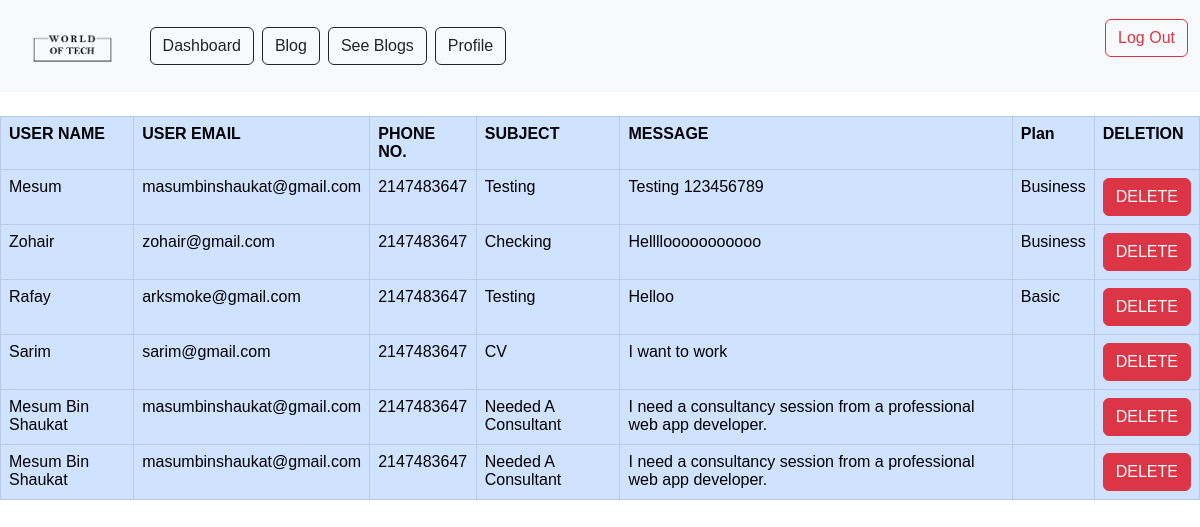
The app's page /admin/admin_dashboard.php (signed in) with its own data.
### tables this page shows
CREATE TABLE `user_contact_details` (
  `id` int(11) NOT NULL,
  `user_name` varchar(120) NOT NULL,
  `user_email` varchar(240) NOT NULL,
  `phone_number` int(20) NOT NULL,
  `subject` varchar(120) NOT NULL,
  `message` text NOT NULL,
  `plan` varchar(25) DEFAULT NULL
);

### admin/admin_dashboard.php (the view, shortened to what this page needs)
<?php
include('../connection.php');
$select_query = "SELECT * FROM `user_contact_details`";
$select_query_run = mysqli_query($conn, $select_query);
?>
<head>
    <link href="https://cdn.jsdelivr.net/npm/bootstrap@5.2.3/dist/css/bootstrap.min.css" rel="stylesheet"
>
</head>
<body>
    <section>
    </section>
    <br>
    <table class="table table-primary table-bordered">
        <tr>
            <th>
                USER NAME
            </th>
            <th>
                USER EMAIL
            </th>
            <th>
                PHONE NO.
            </th>
            <th>
                SUBJECT
            </th>
            <th>
                MESSAGE
            </th>
            <th>
                Plan
            </th>
            <th>
                DELETION
            </th>
        </tr>
        <?php while ($row = mysqli_fetch_array($select_query_run)) { ?>
        <tr>
            <td><?php echo $row['user_name'] ?></td>
            <td><?php echo $row['user_email'] ?></td>
            <td><?php echo $row['phone_number'] ?></td>
            <td><?php echo $row['subject'] ?></td>
            <td><?php echo $row['message'] ?></td>
            <td><?php echo $row['plan'] ?></td>
            <td>
                <a class="btn btn-danger" onclick="return confirm('are you sure you want delete')"
                    href="delete.php?id=<?php echo $row['id'] ?>">DELETE</a>
            </td>
        </tr>
        <?php } ?>
    </table>
</body>
</html>

### records on screen
user_contact_details: user_name "Mesum", user_email "masumbinshaukat@gmail.com", phone_number "2147483647", subject "Testing", message "Testing 123456789", plan "Business"
user_contact_details: user_name "Zohair", user_email "zohair@gmail.com", phone_number "2147483647", subject "Checking", message "Hellllooooooooooo", plan "Business"
user_contact_details: user_name "Rafay", user_email "arksmoke@gmail.com", phone_number "2147483647", subject "Testing", message "Helloo", plan "Basic"
user_contact_details: user_name "Sarim", user_email "sarim@gmail.com", phone_number "2147483647", subject "CV", message "I want to work"
user_contact_details: user_name "Mesum Bin Shaukat", user_email "masumbinshaukat@gmail.com", phone_number "2147483647", subject "Needed A Consultant", message "I need a consultancy session from a professional web app developer."
user_contact_details: user_name "Mesum Bin Shaukat", user_email "masumbinshaukat@gmail.com", phone_number "2147483647", subject "Needed A Consultant", message "I need a consultancy session from a professional web app developer."
